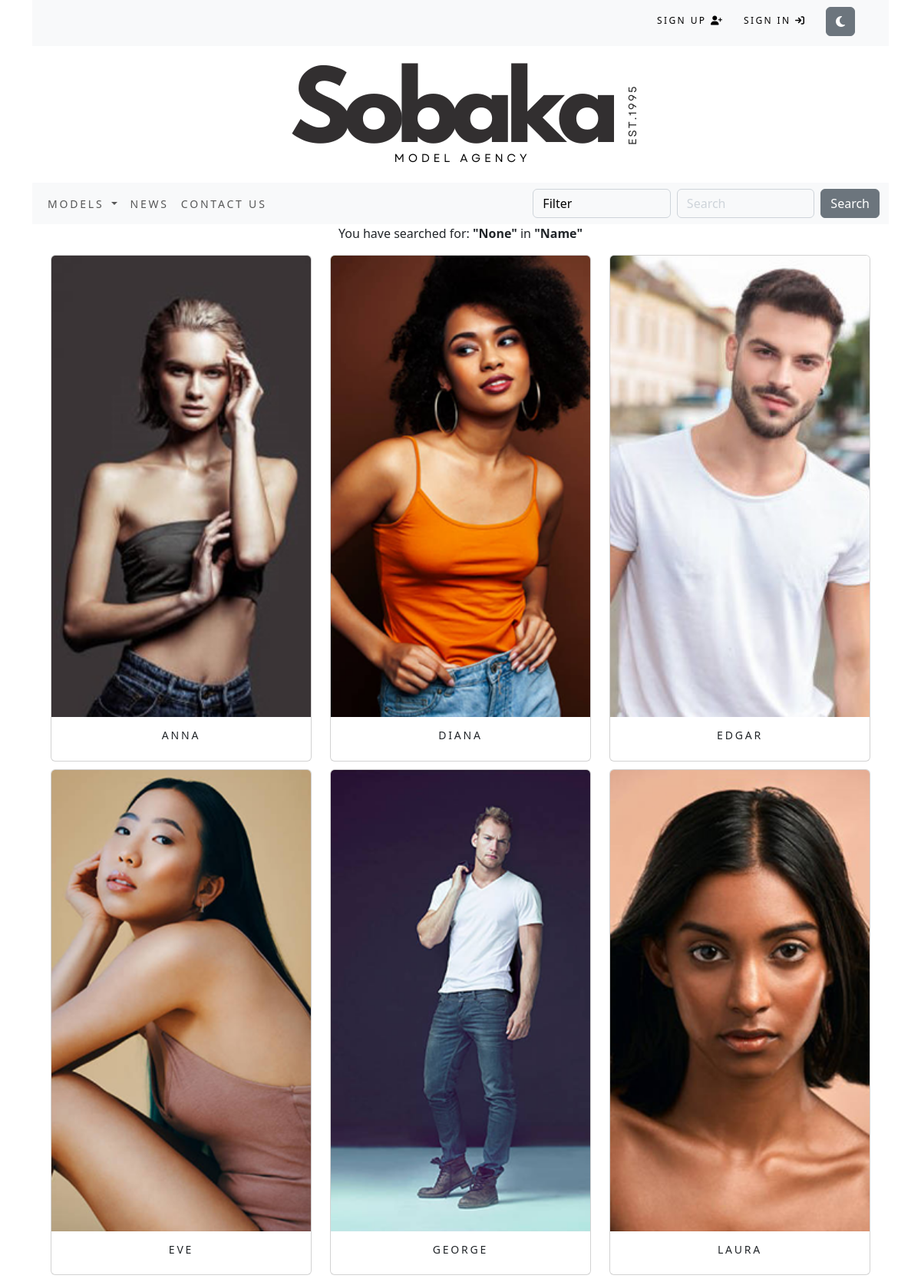
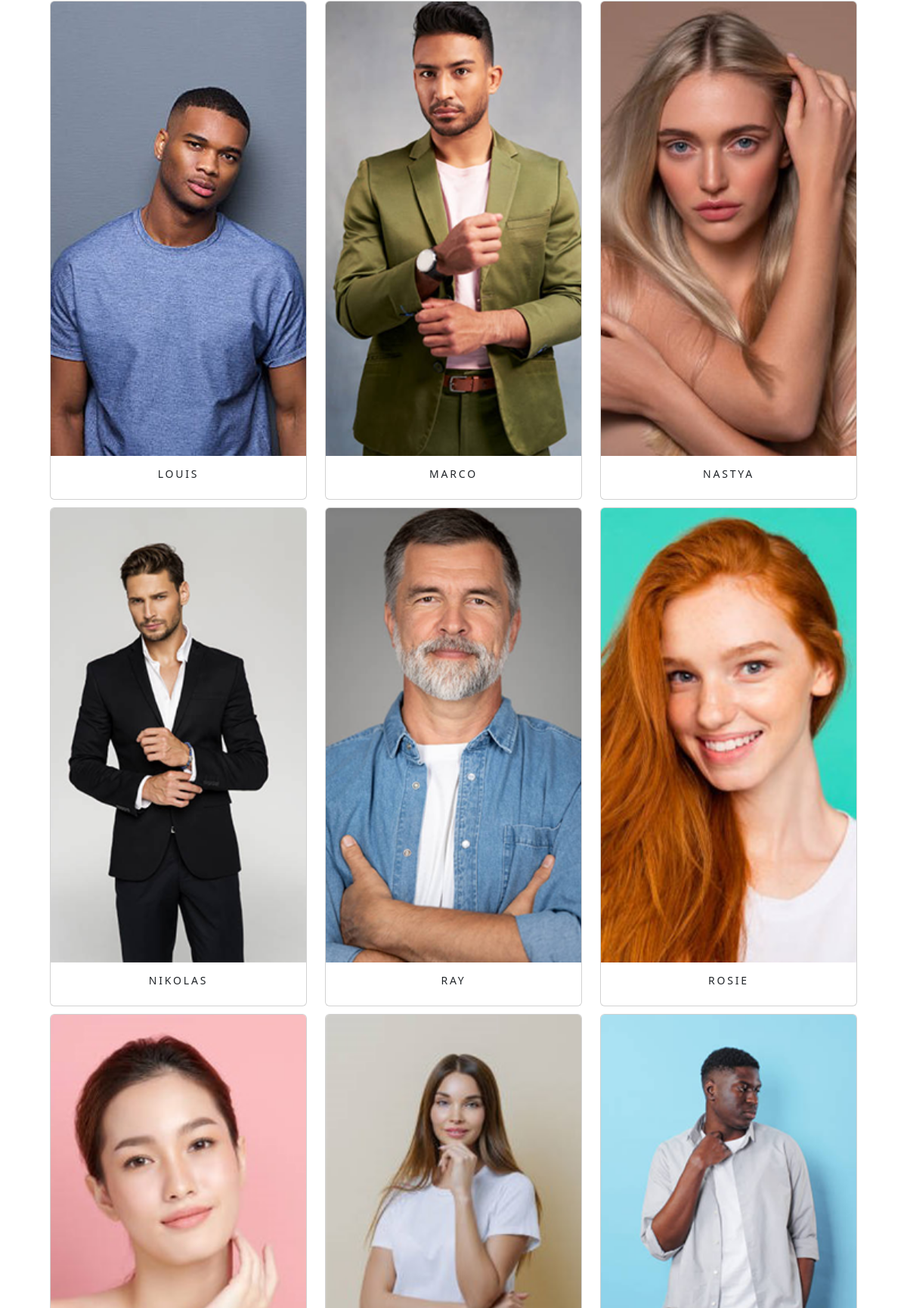
The app's page /search/ (upper part) with its own data (2 pictures, top to bottom).
### sobaka/models.py (models this page shows, shortened)
class Human(models.Model):
    id = models.UUIDField(
        primary_key=True,
        default=uuid.uuid4,
        editable=False)
    name = models.CharField(max_length=250, unique=True)
    category = models.ForeignKey(Category, on_delete=models.CASCADE)
    price = models.DecimalField(max_digits=10, decimal_places=2)
    image1 = models.ImageField(upload_to=upload_to_human, blank=True)
    image2 = models.ImageField(upload_to=upload_to_human, blank=True)
    image3 = models.ImageField(upload_to=upload_to_human, blank=True)
    image4 = models.ImageField(upload_to=upload_to_human, blank=True)
    image5 = models.ImageField(upload_to=upload_to_human, blank=True)
    available = models.BooleanField(default=True)
    height = models.IntegerField(blank=True, null=True)
    shoe_size = models.IntegerField(blank=True, null=True)
    waist_size = models.IntegerField(blank=True, null=True)
    bust_size = models.IntegerField(blank=True, null=True)
    hip_size = models.IntegerField(blank=True, null=True)
    eye_color = models.CharField(max_length=250, blank=True)
    hair_color = models.CharField(max_length=250, blank=True)
    class Meta:
        ordering = ('name',)
        verbose_name = 'human'
        verbose_name_plural = 'humans'
    def get_absolute_url(self):
        return reverse('sobaka:human_detail', args=[self.category.id, self.id])

### search_app/views.py (the view)
# urls.py: urlpatterns = [path('', SearchResultsListView.as_view(), name='searchResult'),]
class SearchResultsListView(ListView):
    model = Human
    context_object_name = 'humans_list'
    template_name = 'search.html'
    def get_queryset(self):
        query = self.request.GET.get('q')
        attribute = self.request.GET.get('attribute', 'name')
        if query:
            filter_kwargs = {f"{attribute}__icontains": query}
            return Human.objects.filter(**filter_kwargs)
        return Human.objects.all()
    def get_context_data(self, **kwargs):
        context = super(SearchResultsListView, self).get_context_data(**kwargs)
        query = self.request.GET.get('q')
        attribute = self.request.GET.get('attribute', 'name')
        attribute_labels = {
            'name': 'Name',
            'category__name': 'Category',
            'height': 'Height',
            'bust_size': 'Bust Size',
            'hip_size': 'Hip Size',
            'waist_size': 'Waist Size',
            'shoe_size': 'Shoe Size',
            'eye_color': 'Eye Color',
            'hair_color': 'Hair Color',
        }
        context['query'] = query
        context['attribute'] = attribute
        context['attribute_label'] = attribute_labels.get(attribute, attribute.title())
        return context

### cart/context_processors.py (called while the page is built)
def counter(request):
    item_count = 0
    if 'admin' in request.path:
        return {}
    else:
        try:
            cart = Cart.objects.filter(cart_id=_cart_id(request))
            cart_items = CartItem.objects.all().filter(cart=cart[:1])
            for cart_item in cart_items:
                item_count += cart_item.duration
        except Cart.DoesNotExist:
            item_count = 0
    return {'item_count':item_count}

### cart/views.py (called while the page is built)
def _cart_id(request):
    cart = request.session.session_key
    if not cart:
        cart = request.session.create()
    return cart

### sobaka/context_processors.py (called while the page is built)
def menu_links(request):
    links = Category.objects.all()
    return {'links':links}

### sobaka/models.py (called while the page is built)
    def get_absolute_url(self):
        return reverse('sobaka:humans_by_category', args=[self.id])

### search_app/templates/search.html (shortened to what this page needs)
{% extends "base.html" %}
{% load static %}
{% block content %}
    <div>
        <p class="text-center my_search_text">
            You have searched for: <b>"{{ query }}"</b>
            {% if attribute %}
                in <b>"{{ attribute_label }}"</b>
            {% endif %}
        </p>
    </div>
    <div class="container">
        <div class="row mx-auto">
            {% for human in humans_list %}
                <div class="my_bottom_margin col-9 col-sm-12 col-md-4 col-md-12 col-lg-4">
                    <div class="card text-center" style="min-width: 18rem;">
                        <a href="{{human.get_absolute_url}}"><img class="card-img-top my_image" src="{{human.image1.url}}" alt="{{human.name}}"></a>
                        <div class="card-body">
                            <h4>{{human.name}}</h4>
                        </div>
                    </div>
                </div>
                {% empty %}
                <div class="row mx-auto">
                    <p class="text-center my_search_text">0 results found.</p>
                </div>
            {% endfor %}
        </div>
    </div>
{% endblock %}

### static/css/custom.css (style rules this page uses)
.my_image { width: 100%; height: auto; }
.my_bottom_margin { margin-bottom: 10px; }
.card-body h4 { font-size: 14px; text-transform: uppercase; letter-spacing: .2em; }

### records on screen
Human: image1 (picture), name "ANNA"
Human: image1 (picture), name "DIANA"
Human: image1 (picture), name "EDGAR"
Human: image1 (picture), name "EVE"
Human: image1 (picture), name "GEORGE"
Human: image1 (picture), name "LAURA"
Human: image1 (picture), name "LOUIS"
Human: image1 (picture), name "MARCO"
Human: image1 (picture), name "NASTYA"
Human: image1 (picture), name "NIKOLAS"
Human: image1 (picture), name "RAY"
Human: image1 (picture), name "ROSIE"
Human: image1 (picture)
Human: image1 (picture)
Human: image1 (picture)

### other values on screen
{{ query }} "None"
{{ attribute_label }} "Name"
